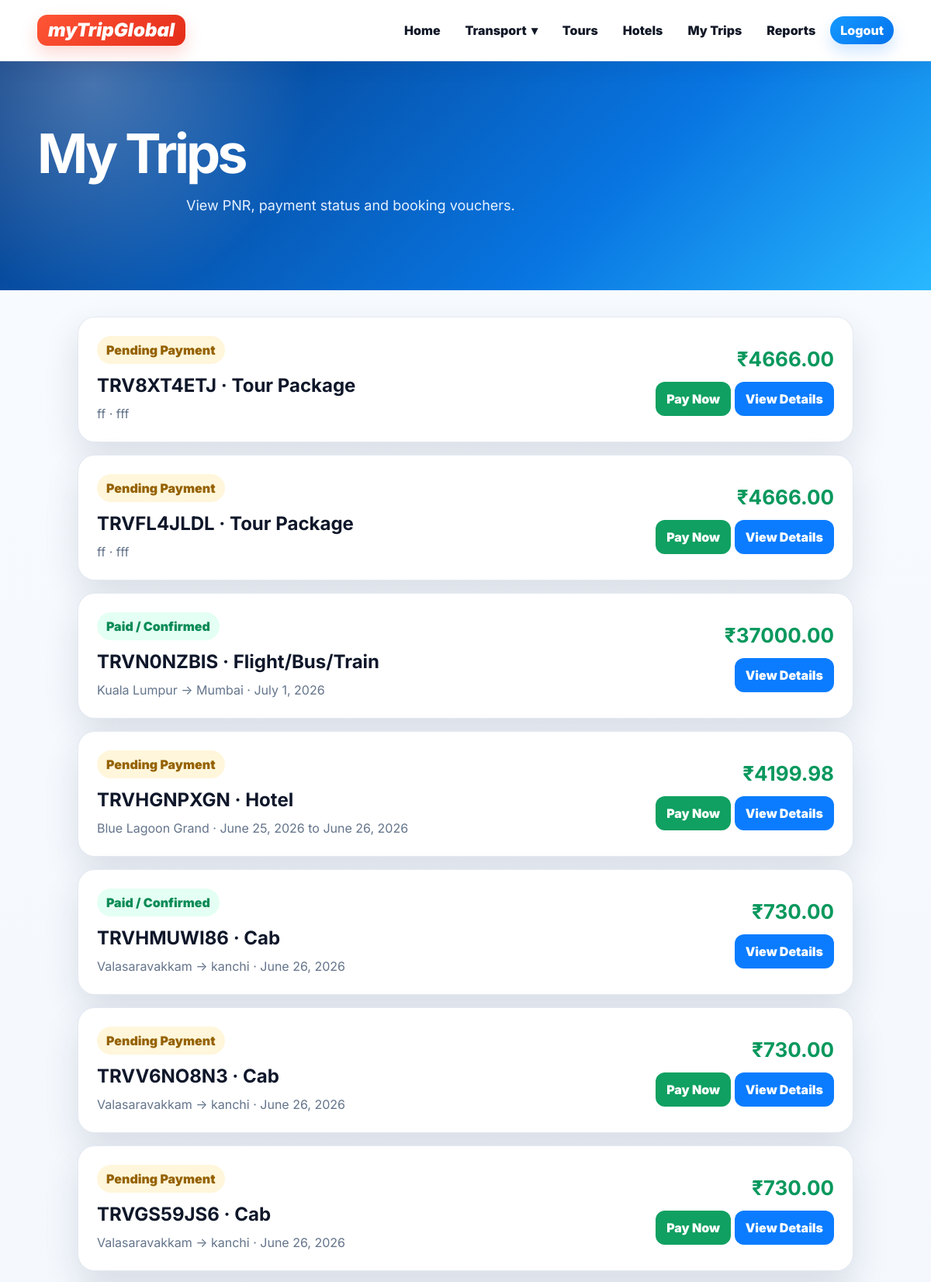
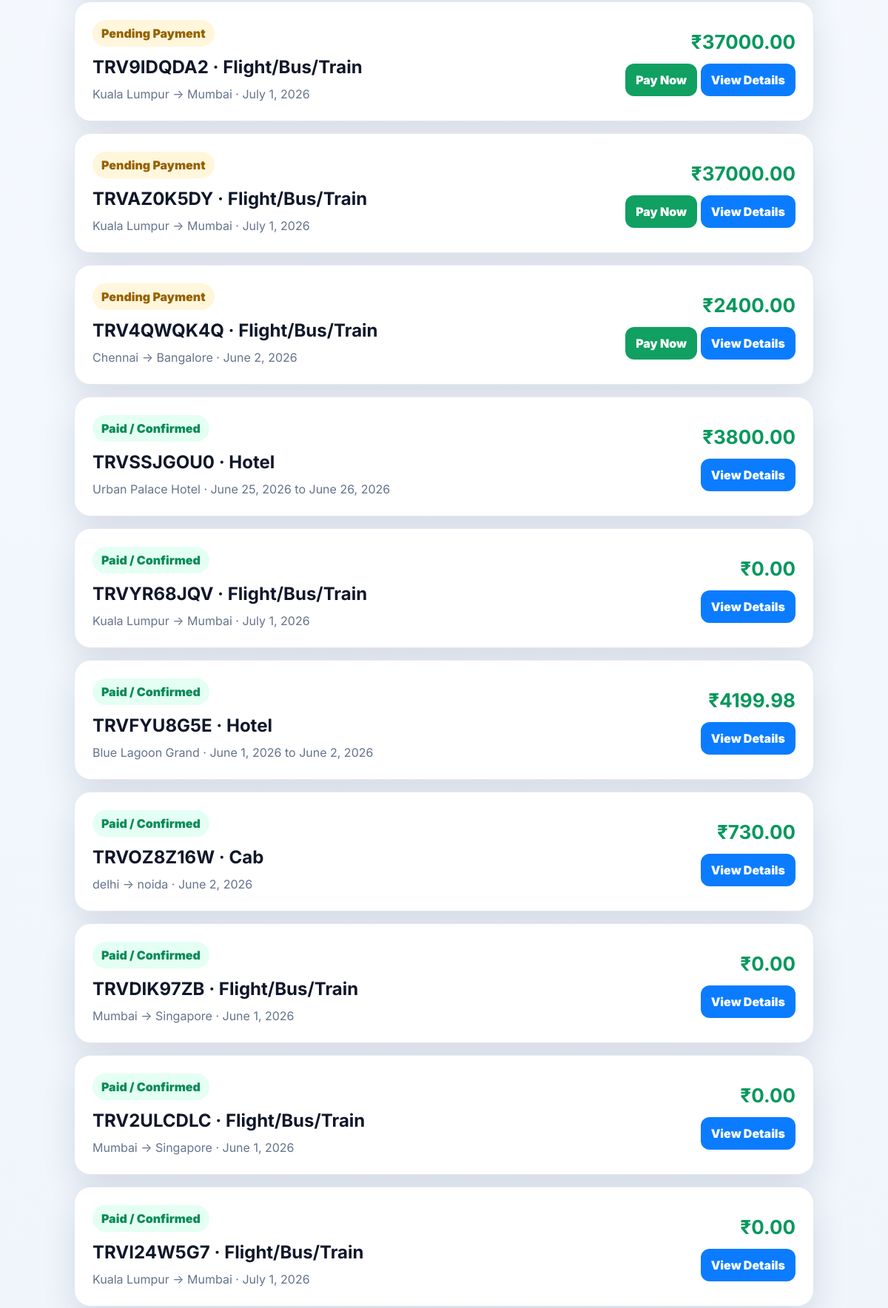
The page /bookings/ (signed in, upper part) on the database its author committed (2 pictures, top to bottom).
### booking/models.py (models this page shows, shortened)
class SiteSetting(models.Model):
    site_name = models.CharField(max_length=100, default='myTrip Global')
    logo_text = models.CharField(max_length=40, default='myTrip')
    tagline = models.CharField(max_length=150, blank=True, default="")
    hero_title = models.CharField(max_length=180, default='Book flights, buses, trains, hotels, tours and cabs in one place')
    hero_subtitle = models.TextField(default='Search travel, select seats, choose packages and pay securely online with Cashfree.')
    hero_image = models.ImageField(upload_to='site/', blank=True, null=True)
    support_email = models.EmailField(blank=True)
    support_phone = models.CharField(max_length=25, blank=True)
    footer_about = models.TextField(default='Book flights, buses, trains, tour packages, hotels and cabs from one trusted travel platform.')
    instagram_url = models.URLField(blank=True)
    twitter_url = models.URLField(blank=True)
    facebook_url = models.URLField(blank=True)
    is_active = models.BooleanField(default=True)
    updated_at = models.DateTimeField(auto_now=True)
    class Meta:
        verbose_name = 'Site Setting'
        verbose_name_plural = 'Site Settings'
    @classmethod
    def load(cls):
        return cls.objects.filter(is_active=True).order_by('-updated_at').first() or cls()

class Booking(models.Model):
    BOOKING_TYPES = [
        ('travel', 'Flight/Bus/Train'),
        ('tour', 'Tour Package'),
        ('hotel', 'Hotel'),
        ('cab', 'Cab'),
    ]
    STATUS_CHOICES = [
        ('pending', 'Pending Payment'),
        ('paid', 'Paid / Confirmed'),
        ('failed', 'Payment Failed'),
        ('cancelled', 'Cancelled'),
    ]
    PAYMENT_CHOICES = [
        ('pending', 'Pending'),
        ('success', 'Success'),
        ('failed', 'Failed'),
        ('refunded', 'Refunded'),
    ]
    user = models.ForeignKey(settings.AUTH_USER_MODEL, on_delete=models.CASCADE, related_name='bookings')
    booking_type = models.CharField(max_length=20, choices=BOOKING_TYPES)
    travel_service = models.ForeignKey(TravelService, on_delete=models.SET_NULL, null=True, blank=True)
    tour_package = models.ForeignKey(TourPackage, on_delete=models.SET_NULL, null=True, blank=True)
    hotel = models.ForeignKey(Hotel, on_delete=models.SET_NULL, null=True, blank=True)
    cab = models.ForeignKey(Cab, on_delete=models.SET_NULL, null=True, blank=True)
    pnr = models.CharField(max_length=15, unique=True, blank=True)
    travellers = models.PositiveIntegerField(default=1)
    selected_seats = models.JSONField(default=list, blank=True)
    check_in = models.DateField(blank=True, null=True)
    check_out = models.DateField(blank=True, null=True)
    rooms = models.PositiveIntegerField(default=1)
    pickup_location = models.CharField(max_length=150, blank=True)
    drop_location = models.CharField(max_length=150, blank=True)
    pickup_date = models.DateField(blank=True, null=True)
    tour_travel_date = models.DateField(blank=True, null=True)
    distance_km = models.DecimalField(max_digits=8, decimal_places=2, default=Decimal('0.00'))
    special_requests = models.TextField(blank=True)
    total_amount = models.DecimalField(max_digits=10, decimal_places=2, default=Decimal('0.00'))
    status = models.CharField(max_length=20, choices=STATUS_CHOICES, default='pending')
    payment_status = models.CharField(max_length=20, choices=PAYMENT_CHOICES, default='pending')
    created_at = models.DateTimeField(auto_now_add=True)
    cancelled_at = models.DateTimeField(blank=True, null=True)
    class Meta:
        ordering = ['-created_at']

class TourPackage(models.Model):
    CATEGORY_CHOICES = [
        ('family', 'Family'),
        ('honeymoon', 'Honeymoon'),
        ('adventure', 'Adventure'),
        ('pilgrimage', 'Pilgrimage'),
        ('weekend', 'Weekend'),
        ('international', 'International'),
    ]
    title = models.CharField(max_length=160)
    destination = models.CharField(max_length=120)
    country = models.CharField(max_length=80, default='India')
    category = models.CharField(max_length=30, choices=CATEGORY_CHOICES, default='family')
    duration_days = models.PositiveIntegerField(default=3)
    duration_nights = models.PositiveIntegerField(default=2)
    start_date = models.DateField(blank=True, null=True)
    end_date = models.DateField(blank=True, null=True)
    price_per_person = models.DecimalField(max_digits=10, decimal_places=2)
    seats_available = models.PositiveIntegerField(default=20)
    short_description = models.CharField(max_length=255, blank=True)
    description = models.TextField(blank=True)
    highlights = models.TextField(blank=True, help_text='Add one highlight per line.')
    itinerary = models.TextField(blank=True, help_text='Add day-wise itinerary. One item per line is shown as a step.')
    inclusions = models.TextField(blank=True, help_text='Add one inclusion per line.')
    exclusions = models.TextField(blank=True, help_text='Add one exclusion per line.')
    image = models.ImageField(upload_to='tours/', blank=True, null=True)
    is_featured = models.BooleanField(default=True)
    is_active = models.BooleanField(default=True)
    created_at = models.DateTimeField(auto_now_add=True)
    class Meta:
        ordering = ['price_per_person', 'destination']

class TravelService(models.Model):
    SERVICE_TYPES = [
        ('flight', 'Flight'),
        ('bus', 'Bus'),
        ('train', 'Train'),
    ]
    service_type = models.CharField(max_length=20, choices=SERVICE_TYPES)
    title = models.CharField(max_length=140)
    operator_name = models.CharField(max_length=100)
    source = models.CharField(max_length=80)
    destination = models.CharField(max_length=80)
    departure_date = models.DateField()
    departure_time = models.TimeField()
    arrival_date = models.DateField()
    arrival_time = models.TimeField()
    base_price = models.DecimalField(max_digits=10, decimal_places=2)
    total_seats = models.PositiveIntegerField(default=40)
    seat_columns = models.PositiveIntegerField(default=4, help_text='Use 4 for bus/flight style, 6 for train style')
    description = models.TextField(blank=True)
    image = models.ImageField(upload_to='services/', blank=True, null=True)
    is_active = models.BooleanField(default=True)
    created_at = models.DateTimeField(auto_now_add=True)
    class Meta:
        ordering = ['departure_date', 'departure_time']

class Hotel(models.Model):
    name = models.CharField(max_length=130)
    city = models.CharField(max_length=80)
    address = models.CharField(max_length=255)
    description = models.TextField(blank=True)
    price_per_night = models.DecimalField(max_digits=10, decimal_places=2)
    rooms_available = models.PositiveIntegerField(default=10)
    rating = models.DecimalField(max_digits=3, decimal_places=1, default=4.0)
    image = models.ImageField(upload_to='hotels/', blank=True, null=True)
    is_active = models.BooleanField(default=True)
    class Meta:
        ordering = ['city', 'price_per_night']

### booking/views.py (the view)
# urls.py: path('bookings/', views.my_bookings, name='my_bookings'),
@login_required
def my_bookings(request):
    bookings = Booking.objects.filter(user=request.user).select_related('travel_service', 'tour_package', 'hotel', 'cab', 'payment')
    return render(request, 'my_bookings.html', {'bookings': bookings})

### booking/context_processors.py (called while the page is built)
def global_site_data(request):
    try:
        return {
            'site_settings': SiteSetting.load(),
            'footer_links': FooterLink.objects.filter(is_active=True)[:8],
        }
    except Exception:
        return {
            'site_settings': SiteSetting(),
            'footer_links': [],
        }

### booking/templates/my_bookings.html (shortened to what this page needs)
{% extends 'base.html' %}
{% load static %}
{% block extra_css %}<link rel="stylesheet" href="{% static 'css/my_bookings.css' %}?v=12.0">{% endblock %}
{% block content %}
<section class="page-hero compact"><h1>My Trips</h1><p>View PNR, payment status and booking vouchers.</p></section>
<section class="booking-list">
    {% for booking in bookings %}
        <article class="booking-row">
            <div>
                <span class="status {{ booking.status }}">{{ booking.get_status_display }}</span>
                <h2>{{ booking.pnr }} · {{ booking.get_booking_type_display }}</h2>
                {% if booking.booking_type == 'travel' and booking.travel_service %}
                    <p>{{ booking.travel_service.source }} → {{ booking.travel_service.destination }} · {{ booking.travel_service.departure_date }}</p>
                {% elif booking.booking_type == 'tour' and booking.tour_package %}
                    <p>{{ booking.tour_package.title }} · {{ booking.tour_package.destination }}</p>
                {% elif booking.booking_type == 'hotel' and booking.hotel %}
                    <p>{{ booking.hotel.name }} · {{ booking.check_in }} to {{ booking.check_out }}</p>
                {% elif booking.booking_type == 'cab' and booking.cab %}
                    <p>{{ booking.pickup_location }} → {{ booking.drop_location }} · {{ booking.pickup_date }}</p>
                {% endif %}
            </div>
            <div class="booking-actions">
                <strong>₹{{ booking.total_amount }}</strong>
                {% if booking.status == 'pending' %}<a class="pay-link" href="{% url 'payment_checkout' booking.id %}">Pay Now</a>{% endif %}
                <a href="{% url 'booking_detail' booking.pk %}">View Details</a>
            </div>
        </article>
    {% empty %}
        <p class="empty-card">No bookings yet.</p>
    {% endfor %}
</section>
{% endblock %}

### booking/templates/base.html (shortened to what this page needs)
{% load static %}
<!doctype html>
<html lang="en">
<head>
    <link rel="stylesheet" href="{% static 'css/base.css' %}?v=25.0">
    {% block extra_css %}{% endblock %}
</head>
<body>
<header class="site-header">
    <div class="header-inner">
        <a class="brand" href="{% url 'home' %}" aria-label="Home">
            <span class="brand-mark">
                {{ site_settings.logo_text|default:'myTripGlobal' }}
            </span>
        </a>
        <nav class="main-nav" aria-label="Main navigation">
            <a href="{% url 'home' %}">Home</a>
            <details class="nav-dropdown">
                <summary>
                    Transport <span>▾</span>
                </summary>
            </details>
            <a href="{% url 'tour_list' %}">Tours</a>
            <a href="{% url 'hotel_list' %}">Hotels</a>
            {% if user.is_authenticated %}
                <a href="{% url 'my_bookings' %}">My Trips</a>
                {% if user.is_staff or user.is_superuser %}
                    <a href="{% url 'staff_reports' %}">Reports</a>
                {% endif %}
                <form class="logout-form" method="post" action="{% url 'logout' %}">
                    <button type="submit">Logout</button>
                </form>
            {% else %}
                <a class="login-link" href="{% url 'login' %}">Login</a>
                <a class="signup-link" href="{% url 'signup' %}">Sign up</a>
            {% endif %}
        </nav>
    </div>
</header>
<main>
    {% block content %}{% endblock %}
</main>
</body>
</html>

### booking/static/css/base.css (style rules this page uses)
:root { --primary: #0b7cff; --primary-600: #0067df; --primary-dark: #063a83; --accent: #ef3f2e; --success: #08985d; --warning: #b7791f; --danger: #d92d20; --ink: #0f172a; --text: #334155; --muted: #64748b; --line: #dce6f2; --soft: #f1f7ff; --bg: #f4f8fc; --card: #ffffff; --shadow: 0 18px 45px rgba(15, 35, 66, .12); --shadow-sm: 0 8px 24px rgba(15, 35, 66, .08); --radius: 24px; --container: min(1180px, 92vw); }
* { box-sizing: border-box; }
html { scroll-behavior: smooth; }
body { margin: 0; font-family: Inter, system-ui, -apple-system, BlinkMacSystemFont, "Segoe UI", Roboto, Arial, sans-serif; background: linear-gradient(180deg, #f8fbff 0%, #eef4fb 100%); color: var(--ink); line-height: 1.5; }
a { color: inherit; text-decoration: none; }
button, input, select, textarea { font: inherit; }
button { cursor: pointer; }
main { min-height: 62vh; }
.site-header { position: sticky; top: 0; z-index: 1000; background: rgba(255, 255, 255, .97); backdrop-filter: blur(14px); border-bottom: 1px solid rgba(226, 232, 240, .95); box-shadow: 0 8px 24px rgba(15, 35, 66, .06); }
.header-inner { width: var(--container); margin: 0 auto; min-height: 78px; display: flex; align-items: center; justify-content: space-between; gap: 24px; }
.brand { display: inline-flex; align-items: center; gap: 12px; min-width: max-content; }
.brand-mark { display: inline-flex; align-items: center; justify-content: center; background: linear-gradient(135deg, #ff5535, #e42d1a); color: #ffffff; border-radius: 13px; padding: 8px 14px; font-size: 24px; line-height: 1; font-weight: 900; font-style: italic; box-shadow: 0 10px 22px rgba(239, 63, 46, .2); }
.main-nav { display: flex; align-items: center; justify-content: flex-end; gap: 6px; flex-wrap: wrap; }
.main-nav > a, .logout-form button { border: 0; background: transparent; color: #111827; border-radius: 999px; padding: 10px 13px; font-weight: 850; line-height: 1; transition: .18s ease; }
.main-nav .login-link, .main-nav .signup-link, .logout-form button { background: linear-gradient(135deg, #1599ff, #0473ed); color: #ffffff; box-shadow: 0 10px 20px rgba(11, 124, 255, .18); }
.logout-form { margin: 0; }
.nav-dropdown { position: relative; display: inline-flex; align-items: center; }
.nav-dropdown summary { list-style: none; border: 0; background: transparent; color: #111827; border-radius: 999px; padding: 10px 13px; font-weight: 850; line-height: 1; cursor: pointer; transition: .18s ease; display: inline-flex; align-items: center; gap: 6px; }
.page-hero { background: radial-gradient(circle at 10% 10%, rgba(255, 255, 255, .26), transparent 25%), linear-gradient(135deg, #063a83 0%, #0875e1 64%, #29b8ff 100%); color: #ffffff; position: relative; overflow: hidden; }
.page-hero.compact { padding: 70px 0 78px; }
.page-hero-inner, .page-hero > h1, .page-hero > p, .page-hero > .inline-search { width: var(--container); margin-left: auto; margin-right: auto; }
.page-hero h1 { font-size: clamp(40px, 6vw, 70px); line-height: 1; letter-spacing: -.055em; margin: 14px auto 10px; }
.page-hero p { font-size: 18px; color: #e7f2ff; max-width: 720px; }
.booking-row { background: #ffffff; border: 1px solid rgba(226, 232, 240, .92); border-radius: 24px; padding: 20px; margin-bottom: 14px; box-shadow: var(--shadow-sm); display: flex; justify-content: space-between; gap: 18px; align-items: center; }

### booking/static/css/my_bookings.css (style rules this page uses)
.booking-list { width:min(1000px,92vw);margin:34px auto }
.booking-row { display:flex;justify-content:space-between;align-items:center;gap:20px;background:#fff;border-radius:22px;padding:24px;margin-bottom:16px;box-shadow:var(--shadow) }
.booking-row h2 { margin:10px 0 6px;font-size:24px }
.booking-row p { color:var(--muted);margin:0 }
.booking-actions { text-align:right;min-width:180px }
.booking-actions strong { font-size:26px;color:var(--success);display:block }
.booking-actions a { display:inline-block;margin-top:10px;background:var(--primary);color:#fff;border-radius:12px;padding:10px 14px;font-weight:900 }
.booking-actions .pay-link { background:#10a061 }
.status { display:inline-block;border-radius:999px;padding:6px 12px;font-weight:900 }
.status.pending { background:#fff6db;color:#956200 }
.status.paid { background:#e4fff3;color:#0b8b57 }

### rows shown on the page
SiteSetting: logo_text "myTripGlobal"
Booking: status "Pending Payment", pnr "TRV8XT4ETJ", booking_type "Tour Package", tour_package "ff", tour_package.destination "fff", total_amount "4666.00", shows "Pay Now"
Booking: status "Pending Payment", pnr "TRVFL4JLDL", booking_type "Tour Package", tour_package "ff", tour_package.destination "fff", total_amount "4666.00", shows "Pay Now"
Booking: status "Paid / Confirmed", pnr "TRVN0NZBIS", booking_type "Flight/Bus/Train", travel_service.source "Kuala Lumpur", travel_service.destination "Mumbai", travel_service.departure_date "July 1, 2026", total_amount "37000.00"
Booking: status "Pending Payment", pnr "TRVHGNPXGN", booking_type "Hotel", hotel.name "Blue Lagoon Grand", check_in "June 25, 2026", check_out "June 26, 2026", total_amount "4199.98", shows "Pay Now"
Booking: status "Paid / Confirmed", pnr "TRVHMUWI86", booking_type "Cab", pickup_location "Valasaravakkam", drop_location "kanchi", pickup_date "June 26, 2026", total_amount "730.00"
Booking: status "Pending Payment", pnr "TRVV6NO8N3", booking_type "Cab", pickup_location "Valasaravakkam", drop_location "kanchi", pickup_date "June 26, 2026", total_amount "730.00", shows "Pay Now"
Booking: status "Pending Payment", pnr "TRVGS59JS6", booking_type "Cab", pickup_location "Valasaravakkam", drop_location "kanchi", pickup_date "June 26, 2026", total_amount "730.00", shows "Pay Now"
Booking: status "Pending Payment", pnr "TRV9IDQDA2", booking_type "Flight/Bus/Train", travel_service.source "Kuala Lumpur", travel_service.destination "Mumbai", travel_service.departure_date "July 1, 2026", total_amount "37000.00", shows "Pay Now"
Booking: status "Pending Payment", pnr "TRVAZ0K5DY", booking_type "Flight/Bus/Train", travel_service.source "Kuala Lumpur", travel_service.destination "Mumbai", travel_service.departure_date "July 1, 2026", total_amount "37000.00", shows "Pay Now"
Booking: status "Pending Payment", pnr "TRV4QWQK4Q", booking_type "Flight/Bus/Train", travel_service.source "Chennai", travel_service.destination "Bangalore", travel_service.departure_date "June 2, 2026", total_amount "2400.00", shows "Pay Now"
Booking: status "Paid / Confirmed", pnr "TRVSSJGOU0", booking_type "Hotel", hotel.name "Urban Palace Hotel", check_in "June 25, 2026", check_out "June 26, 2026", total_amount "3800.00"
Booking: status "Paid / Confirmed", pnr "TRVYR68JQV", booking_type "Flight/Bus/Train", travel_service.source "Kuala Lumpur", travel_service.destination "Mumbai", travel_service.departure_date "July 1, 2026", total_amount "0.00"
Booking: status "Paid / Confirmed", pnr "TRVFYU8G5E", booking_type "Hotel", hotel.name "Blue Lagoon Grand", check_in "June 1, 2026", check_out "June 2, 2026", total_amount "4199.98"
Booking: status "Paid / Confirmed", pnr "TRVOZ8Z16W", booking_type "Cab", pickup_location "delhi", drop_location "noida", pickup_date "June 2, 2026", total_amount "730.00"
Booking: status "Paid / Confirmed", pnr "TRVDIK97ZB", booking_type "Flight/Bus/Train", travel_service.source "Mumbai", travel_service.destination "Singapore", travel_service.departure_date "June 1, 2026", total_amount "0.00"
Booking: status "Paid / Confirmed", pnr "TRV2ULCDLC", booking_type "Flight/Bus/Train", travel_service.source "Mumbai", travel_service.destination "Singapore", travel_service.departure_date "June 1, 2026", total_amount "0.00"
Booking: status "Paid / Confirmed", pnr "TRVI24W5G7", booking_type "Flight/Bus/Train", travel_service.source "Kuala Lumpur", travel_service.destination "Mumbai", travel_service.departure_date "July 1, 2026", total_amount "0.00"
